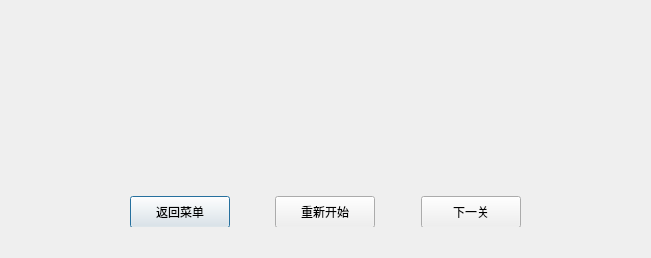
<?xml version="1.0" encoding="UTF-8"?>
<ui version="4.0">
 <class>GameComplete</class>
 <widget class="QDialog" name="GameComplete">
  <property name="geometry">
   <rect>
    <x>0</x>
    <y>0</y>
    <width>651</width>
    <height>258</height>
   </rect>
  </property>
  <property name="windowTitle">
   <string>GameComplete</string>
  </property>
  <property name="styleSheet">
   <string notr="true"/>
  </property>
  <layout class="QVBoxLayout" name="verticalLayout">
   <item>
    <spacer name="verticalSpacer">
     <property name="orientation">
      <enum>Qt::Vertical</enum>
     </property>
     <property name="sizeType">
      <enum>QSizePolicy::Fixed</enum>
     </property>
     <property name="sizeHint" stdset="0">
      <size>
       <width>20</width>
       <height>10</height>
      </size>
     </property>
    </spacer>
   </item>
   <item>
    <widget class="QWidget" name="widget_2" native="true">
     <layout class="QHBoxLayout" name="horizontalLayout_2">
      <item>
       <spacer name="horizontalSpacer_5">
        <property name="orientation">
         <enum>Qt::Horizontal</enum>
        </property>
        <property name="sizeType">
         <enum>QSizePolicy::Fixed</enum>
        </property>
        <property name="sizeHint" stdset="0">
         <size>
          <width>110</width>
          <height>20</height>
         </size>
        </property>
       </spacer>
      </item>
      <item>
       <widget class="QLabel" name="message">
        <property name="text">
         <string/>
        </property>
        <property name="alignment">
         <set>Qt::AlignCenter</set>
        </property>
       </widget>
      </item>
      <item>
       <spacer name="horizontalSpacer_6">
        <property name="orientation">
         <enum>Qt::Horizontal</enum>
        </property>
        <property name="sizeType">
         <enum>QSizePolicy::Fixed</enum>
        </property>
        <property name="sizeHint" stdset="0">
         <size>
          <width>110</width>
          <height>20</height>
         </size>
        </property>
       </spacer>
      </item>
     </layout>
    </widget>
   </item>
   <item>
    <widget class="QWidget" name="widget" native="true">
     <property name="minimumSize">
      <size>
       <width>0</width>
       <height>40</height>
      </size>
     </property>
     <property name="maximumSize">
      <size>
       <width>16777215</width>
       <height>40</height>
      </size>
     </property>
     <layout class="QHBoxLayout" name="horizontalLayout">
      <item>
       <spacer name="horizontalSpacer">
        <property name="orientation">
         <enum>Qt::Horizontal</enum>
        </property>
        <property name="sizeType">
         <enum>QSizePolicy::Fixed</enum>
        </property>
        <property name="sizeHint" stdset="0">
         <size>
          <width>110</width>
          <height>20</height>
         </size>
        </property>
       </spacer>
      </item>
      <item>
       <widget class="QPushButton" name="back">
        <property name="minimumSize">
         <size>
          <width>100</width>
          <height>32</height>
         </size>
        </property>
        <property name="maximumSize">
         <size>
          <width>100</width>
          <height>32</height>
         </size>
        </property>
        <property name="text">
         <string>返回菜单</string>
        </property>
       </widget>
      </item>
      <item>
       <spacer name="horizontalSpacer_3">
        <property name="orientation">
         <enum>Qt::Horizontal</enum>
        </property>
        <property name="sizeType">
         <enum>QSizePolicy::Expanding</enum>
        </property>
        <property name="sizeHint" stdset="0">
         <size>
          <width>40</width>
          <height>20</height>
         </size>
        </property>
       </spacer>
      </item>
      <item>
       <widget class="QPushButton" name="replay">
        <property name="minimumSize">
         <size>
          <width>100</width>
          <height>32</height>
         </size>
        </property>
        <property name="maximumSize">
         <size>
          <width>100</width>
          <height>32</height>
         </size>
        </property>
        <property name="text">
         <string>重新开始</string>
        </property>
       </widget>
      </item>
      <item>
       <spacer name="horizontalSpacer_4">
        <property name="orientation">
         <enum>Qt::Horizontal</enum>
        </property>
        <property name="sizeType">
         <enum>QSizePolicy::Expanding</enum>
        </property>
        <property name="sizeHint" stdset="0">
         <size>
          <width>40</width>
          <height>20</height>
         </size>
        </property>
       </spacer>
      </item>
      <item>
       <widget class="QPushButton" name="next">
        <property name="minimumSize">
         <size>
          <width>100</width>
          <height>32</height>
         </size>
        </property>
        <property name="maximumSize">
         <size>
          <width>100</width>
          <height>32</height>
         </size>
        </property>
        <property name="text">
         <string>下一关</string>
        </property>
       </widget>
      </item>
      <item>
       <spacer name="horizontalSpacer_2">
        <property name="orientation">
         <enum>Qt::Horizontal</enum>
        </property>
        <property name="sizeType">
         <enum>QSizePolicy::Fixed</enum>
        </property>
        <property name="sizeHint" stdset="0">
         <size>
          <width>110</width>
          <height>20</height>
         </size>
        </property>
       </spacer>
      </item>
     </layout>
    </widget>
   </item>
   <item>
    <spacer name="verticalSpacer_2">
     <property name="orientation">
      <enum>Qt::Vertical</enum>
     </property>
     <property name="sizeType">
      <enum>QSizePolicy::Fixed</enum>
     </property>
     <property name="sizeHint" stdset="0">
      <size>
       <width>20</width>
       <height>20</height>
      </size>
     </property>
    </spacer>
   </item>
  </layout>
 </widget>
 <resources/>
 <connections/>
</ui>
